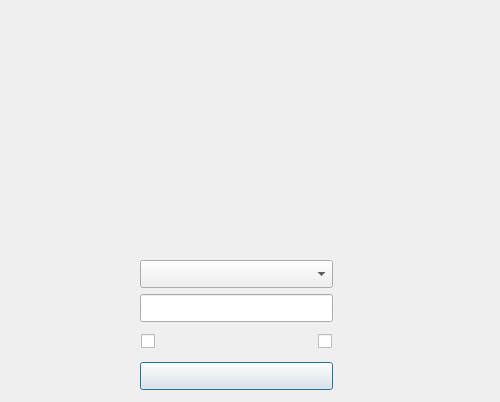
<?xml version="1.0" encoding="UTF-8"?>
<ui version="4.0">
 <class>LoginDialog</class>
 <widget class="QDialog" name="LoginDialog">
  <property name="geometry">
   <rect>
    <x>0</x>
    <y>0</y>
    <width>500</width>
    <height>402</height>
   </rect>
  </property>
  <property name="windowTitle">
   <string>Dialog</string>
  </property>
  <layout class="QVBoxLayout" name="verticalLayout">
   <property name="leftMargin">
    <number>0</number>
   </property>
   <property name="topMargin">
    <number>0</number>
   </property>
   <property name="rightMargin">
    <number>0</number>
   </property>
   <property name="bottomMargin">
    <number>0</number>
   </property>
   <item>
    <widget class="QWidget" name="MainWidget" native="true">
     <layout class="QVBoxLayout" name="verticalLayout_2" stretch="0,0">
      <property name="spacing">
       <number>2</number>
      </property>
      <property name="leftMargin">
       <number>0</number>
      </property>
      <property name="topMargin">
       <number>0</number>
      </property>
      <property name="rightMargin">
       <number>0</number>
      </property>
      <property name="bottomMargin">
       <number>0</number>
      </property>
      <item>
       <widget class="QWidget" name="loginBar" native="true">
        <property name="sizePolicy">
         <sizepolicy hsizetype="Preferred" vsizetype="Expanding">
          <horstretch>0</horstretch>
          <verstretch>0</verstretch>
         </sizepolicy>
        </property>
        <property name="minimumSize">
         <size>
          <width>500</width>
          <height>250</height>
         </size>
        </property>
        <property name="maximumSize">
         <size>
          <width>500</width>
          <height>250</height>
         </size>
        </property>
       </widget>
      </item>
      <item>
       <widget class="QWidget" name="widget_3" native="true">
        <property name="minimumSize">
         <size>
          <width>0</width>
          <height>150</height>
         </size>
        </property>
        <property name="maximumSize">
         <size>
          <width>16777215</width>
          <height>150</height>
         </size>
        </property>
        <layout class="QGridLayout" name="gridLayout">
         <property name="leftMargin">
          <number>4</number>
         </property>
         <property name="topMargin">
          <number>4</number>
         </property>
         <property name="rightMargin">
          <number>4</number>
         </property>
         <property name="bottomMargin">
          <number>4</number>
         </property>
         <item row="0" column="2" rowspan="2">
          <widget class="QWidget" name="widget_5" native="true">
           <property name="maximumSize">
            <size>
             <width>11231231</width>
             <height>160</height>
            </size>
           </property>
           <layout class="QGridLayout" name="gridLayout_2">
            <property name="leftMargin">
             <number>0</number>
            </property>
            <property name="topMargin">
             <number>0</number>
            </property>
            <property name="rightMargin">
             <number>0</number>
            </property>
            <property name="bottomMargin">
             <number>0</number>
            </property>
            <property name="horizontalSpacing">
             <number>10</number>
            </property>
            <property name="verticalSpacing">
             <number>2</number>
            </property>
            <item row="3" column="1">
             <widget class="QPushButton" name="login">
              <property name="minimumSize">
               <size>
                <width>0</width>
                <height>28</height>
               </size>
              </property>
              <property name="maximumSize">
               <size>
                <width>16777215</width>
                <height>28</height>
               </size>
              </property>
              <property name="text">
               <string/>
              </property>
             </widget>
            </item>
            <item row="1" column="2">
             <widget class="QLabel" name="forgetPassword">
              <property name="text">
               <string/>
              </property>
             </widget>
            </item>
            <item row="0" column="2">
             <widget class="QLabel" name="regist">
              <property name="text">
               <string/>
              </property>
             </widget>
            </item>
            <item row="0" column="1">
             <widget class="QComboBox" name="userList">
              <property name="minimumSize">
               <size>
                <width>193</width>
                <height>28</height>
               </size>
              </property>
              <property name="maximumSize">
               <size>
                <width>193</width>
                <height>28</height>
               </size>
              </property>
             </widget>
            </item>
            <item row="1" column="1">
             <widget class="QLineEdit" name="password">
              <property name="minimumSize">
               <size>
                <width>193</width>
                <height>28</height>
               </size>
              </property>
              <property name="maximumSize">
               <size>
                <width>193</width>
                <height>28</height>
               </size>
              </property>
             </widget>
            </item>
            <item row="2" column="1">
             <widget class="QWidget" name="widget_4" native="true">
              <property name="maximumSize">
               <size>
                <width>193</width>
                <height>28</height>
               </size>
              </property>
              <layout class="QHBoxLayout" name="horizontalLayout">
               <property name="leftMargin">
                <number>1</number>
               </property>
               <property name="topMargin">
                <number>1</number>
               </property>
               <property name="rightMargin">
                <number>1</number>
               </property>
               <property name="bottomMargin">
                <number>1</number>
               </property>
               <item>
                <widget class="QCheckBox" name="rememberPassord">
                 <property name="text">
                  <string/>
                 </property>
                </widget>
               </item>
               <item>
                <spacer name="horizontalSpacer">
                 <property name="orientation">
                  <enum>Qt::Horizontal</enum>
                 </property>
                 <property name="sizeHint" stdset="0">
                  <size>
                   <width>40</width>
                   <height>20</height>
                  </size>
                 </property>
                </spacer>
               </item>
               <item>
                <widget class="QCheckBox" name="autoLogin">
                 <property name="text">
                  <string/>
                 </property>
                </widget>
               </item>
              </layout>
             </widget>
            </item>
           </layout>
          </widget>
         </item>
         <item row="0" column="1">
          <widget class="QWidget" name="widget" native="true">
           <layout class="QHBoxLayout" name="horizontalLayout_2">
            <property name="leftMargin">
             <number>0</number>
            </property>
            <property name="topMargin">
             <number>4</number>
            </property>
            <property name="rightMargin">
             <number>0</number>
            </property>
            <item>
             <spacer name="horizontalSpacer_2">
              <property name="orientation">
               <enum>Qt::Horizontal</enum>
              </property>
              <property name="sizeType">
               <enum>QSizePolicy::Fixed</enum>
              </property>
              <property name="sizeHint" stdset="0">
               <size>
                <width>50</width>
                <height>20</height>
               </size>
              </property>
             </spacer>
            </item>
            <item>
             <widget class="QLabel" name="userIcon">
              <property name="minimumSize">
               <size>
                <width>80</width>
                <height>80</height>
               </size>
              </property>
              <property name="maximumSize">
               <size>
                <width>80</width>
                <height>80</height>
               </size>
              </property>
              <property name="styleSheet">
               <string notr="true"/>
              </property>
              <property name="text">
               <string/>
              </property>
              <property name="alignment">
               <set>Qt::AlignCenter</set>
              </property>
             </widget>
            </item>
           </layout>
          </widget>
         </item>
        </layout>
       </widget>
      </item>
     </layout>
    </widget>
   </item>
  </layout>
 </widget>
 <resources/>
 <connections/>
</ui>
